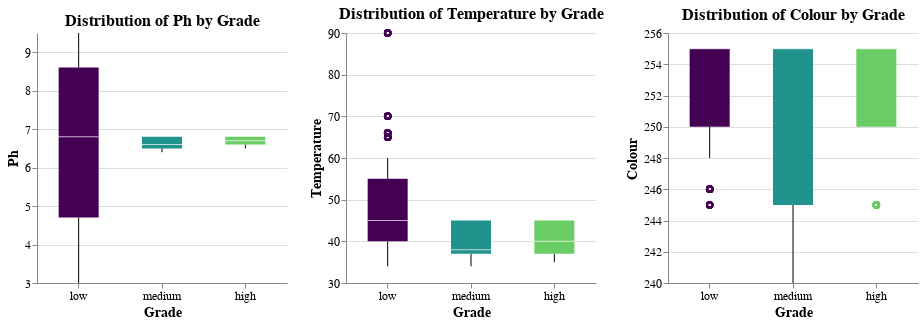

Notebook code cell kept with this figure:
### Markdown cell above
The correlation data above reveals the relationships between pH, Temperature, and Colour. pH and Temperature show a weak positive correlation (0.24), suggesting a slight tendency for pH to increase as Temperature rises. In contrast, pH and Colour have a weak negative correlation (-0.16), indicating a minor tendency for pH to decrease as Colour intensifies. Temperature and Colour show almost no correlation (-0.01), implying no meaningful linear relationship. Overall, the correlations are weak, indicating that these features are largely independent of each other, with no strong linear dependencies.

### Code cell
base = alt.Chart(full_milk).mark_boxplot(
    size=40,  
    extent=0.5, 
    outliers=True  
).encode( 
    x=alt.X(
        'Grade:N',
        title='Grade',
        sort=['low', 'medium', 'high'],  
        axis=alt.Axis(labelAngle=0)  
    ),
    color=alt.Color(
        'Grade:N',
        title='Grade',
        scale=alt.Scale(
            domain=['low', 'medium', 'high'],
            range=['#440154', '#20938C','#6ACC64']
        ),
        legend=None  
    ),
    tooltip=[
        alt.Tooltip('Grade:N', title='Grade'),
        alt.Tooltip(f'{feature}:Q', title=feature, format='.2f')  
    ]
).properties(
    width=250,  
    height=250
)
# Create a list of charts for each numerical feature
charts = [
    base.encode(
        y=alt.Y(
            f'{feature}:Q',
            title=feature.capitalize(),  
            scale=alt.Scale(zero=False)  
        )
    ).properties(
        title=f"Distribution of {feature.capitalize()} by Grade"  
    )
    for feature in numerical_features
]

# Combine charts horizontally with shared configuration
final_chart = alt.hconcat(
    *charts
).resolve_scale(
    color='shared'  
).configure_view(
    stroke='transparent'  
).configure_axis(
    labelFontSize=12,
    titleFontSize=14
).configure_title(
    fontSize=16,
    anchor='middle'
)

# Display the final chart
final_chart.display()

### Figure 1 — Vega-Lite specification as saved in the notebook (floating-point values rounded to 4 significant figures; data arrays with more than 128 entries replaced by an {"elided": "..."} marker saying what was removed)
{"config": {"view": {"continuousWidth": 300, "continuousHeight": 300, "stroke": "transparent"}, "axis": {"labelFontSize": 12, "titleFontSize": 14}, "title": {"anchor": "middle", "fontSize": 16}}, "hconcat": [{"mark": {"type": "boxplot", "extent": 0.5, "outliers": true, "size": 40}, "encoding": {"color": {"field": "Grade", "legend": null, "scale": {"domain": ["low", "medium", "high"], "range": ["#440154", "#20938C", "#6ACC64"]}, "title": "Grade", "type": "nominal"}, "tooltip": [{"field": "Grade", "title": "Grade", "type": "nominal"}, {"field": "Turbidity", "format": ".2f", "title": "Turbidity", "type": "quantitative"}], "x": {"axis": {"labelAngle": 0}, "field": "Grade", "sort": ["low", "medium", "high"], "title": "Grade", "type": "nominal"}, "y": {"field": "pH", "scale": {"zero": false}, "title": "Ph", "type": "quantitative"}}, "height": 250, "title": "Distribution of Ph by Grade", "width": 250}, {"mark": {"type": "boxplot", "extent": 0.5, "outliers": true, "size": 40}, "encoding": {"color": {"field": "Grade", "legend": null, "scale": {"domain": ["low", "medium", "high"], "range": ["#440154", "#20938C", "#6ACC64"]}, "title": "Grade", "type": "nominal"}, "tooltip": [{"field": "Grade", "title": "Grade", "type": "nominal"}, {"field": "Turbidity", "format": ".2f", "title": "Turbidity", "type": "quantitative"}], "x": {"axis": {"labelAngle": 0}, "field": "Grade", "sort": ["low", "medium", "high"], "title": "Grade", "type": "nominal"}, "y": {"field": "Temperature", "scale": {"zero": false}, "title": "Temperature", "type": "quantitative"}}, "height": 250, "title": "Distribution of Temperature by Grade", "width": 250}, {"mark": {"type": "boxplot", "extent": 0.5, "outliers": true, "size": 40}, "encoding": {"color": {"field": "Grade", "legend": null, "scale": {"domain": ["low", "medium", "high"], "range": ["#440154", "#20938C", "#6ACC64"]}, "title": "Grade", "type": "nominal"}, "tooltip": [{"field": "Grade", "title": "Grade", "type": "nominal"}, {"field": "Turbidity", "format": ".2f", "title": "Turbidity", "type": "quantitative"}], "x": {"axis": {"labelAngle": 0}, "field": "Grade", "sort": ["low", "medium", "high"], "title": "Grade", "type": "nominal"}, "y": {"field": "Colour", "scale": {"zero": false}, "title": "Colour", "type": "quantitative"}}, "height": 250, "title": "Distribution of Colour by Grade", "width": 250}], "data": {"name": "data-cd0fed852ad605233c99191056f04cfa"}, "resolve": {"scale": {"color": "shared"}}, "$schema": "https://vega.github.io/schema/vega-lite/v5.20.1.json", "datasets": {"data-cd0fed852ad605233c99191056f04cfa": {"elided": "1059 records"}}}
